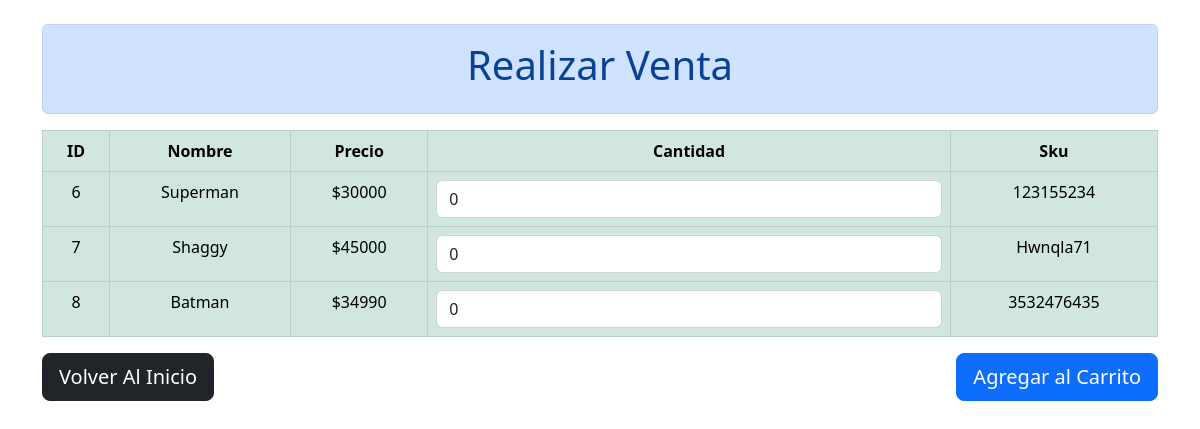
The page /hacer_venta/ on the database its author committed.
### bazarapp/models.py (models this page shows, shortened)
class Producto(models.Model):
    nombre = models.CharField(max_length=50, null=False, blank=False)
    precio = models.PositiveIntegerField(null=False, blank=False)
    sku = models.CharField(max_length=20, null=True, blank=True)

### bazarapp/views.py (the view, shortened to what this page needs)
# urls.py: path('hacer_venta/', views.hacer_venta, name='hacer_venta'),
def hacer_venta(request):
    productos = Producto.objects.all()
    return render(request, 'hacer_venta.html', {'productos': productos})

### templates/hacer_venta.html (shortened to what this page needs)
<!DOCTYPE html>
<html lang="es">
  <head>
    <link
      href="https://cdn.jsdelivr.net/npm/bootstrap@5.2.1/dist/css/bootstrap.min.css"
      rel="stylesheet"
    />
  </head>
  <body>
    <main>
      <div class="container mt-4">
        <div class="alert alert-primary text-center" role="alert">
          <h1>Realizar Venta</h1>
        </div>
        <form method="post">
          <table class="table table-bordered table-success">
            <thead class="text-center">
              <tr>
                <th>ID</th>
                <th>Nombre</th>
                <th>Precio</th>
                <th>Cantidad</th>
                <th>Sku</th>
              </tr>
            </thead>
            <tbody class="text-center">
              {% for producto in productos %}
              <tr>
                <td>{{ producto.id }}</td>
                <td>{{ producto.nombre }}</td>
                <td>${{ producto.precio }}</td>
                <td>
                  <input
                    type="number"
                    name="cantidad_{{ producto.id }}"
                    value="0"
                    min="0"
                    class="form-control"
                  />
                </td>
                <td>{{producto.sku}}</td>
              </tr>
              {% endfor %}
            </tbody>
          </table>
          <div class="row justify-content-between mt-3">
            <div class="col-md-6">
              <a href="/" class="btn btn-dark btn-lg btn-block">
                Volver Al Inicio
              </a>
            </div>
            <div class="col-md-6 text-end">
              <button type="submit" class="btn btn-primary btn-lg">
                Agregar al Carrito
              </button>
            </div>
          </div>
        </form>
      </div>
    </main>
  </body>
</html>

### rows shown on the page
Producto: id "6", nombre "Superman", precio "30000", sku "123155234"
Producto: id "7", nombre "Shaggy", precio "45000", sku "Hwnqla71"
Producto: id "8", nombre "Batman", precio "34990", sku "3532476435"
